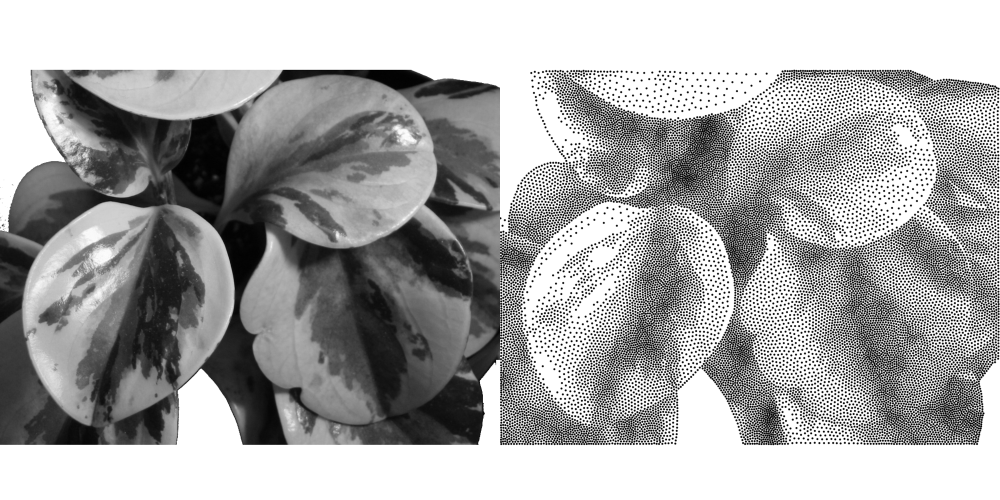
#> input picture Rougier/article/leaves-montage.png, 2000 x 1000 px (shown at 1/2 size); its folder holds only this picture in this run
$ python stippler.py article/leaves-montage.png
#> lines starting #> are read from the running program, lines starting #| are printed output that depends on the picture
#! /usr/bin/env python3
# -----------------------------------------------------------------------------
# Weighted Voronoi Stippler
# Copyright (2017) Nicolas P. Rougier - BSD license
#
# Implementation of:
#   Weighted Voronoi Stippling, Adrian Secord
#   Symposium on Non-Photorealistic Animation and Rendering (NPAR), 2002
# -----------------------------------------------------------------------------
# Some usage examples
#
# stippler.py boots.jpg --save --force --n_point 20000 --n_iter 50
#                       --pointsize 0.5 2.5 --figsize 8 --interactive
# stippler.py plant.png --save --force --n_point 20000 --n_iter 50
#                       --pointsize 0.5 1.5 --figsize 8
# stippler.py gradient.png --save --force --n_point 5000 --n_iter 50
#                          --pointsize 1.0 1.0 --figsize 6
# -----------------------------------------------------------------------------
# usage: stippler.py [-h] [--n_iter n] [--n_point n] [--epsilon n]
#                    [--pointsize min,max) (min,max] [--figsize w,h] [--force]
#                    [--save] [--display] [--interactive]
#                    image filename
#
# Weighted Vororonoi Stippler
#
# positional arguments:
#   image filename        Density image filename
#
# optional arguments:
#   -h, --help            show this help message and exit
#   --n_iter n            Maximum number of iterations
#   --n_point n           Number of points
#   --epsilon n           Early stop criterion
#   --pointsize (min,max) (min,max)
#                         Point mix/max size for final display
#   --figsize w,h         Figure size
#   --force               Force recomputation
#   --save                Save computed points
#   --display             Display final result
#   --interactive         Display intermediate results (slower)
# -----------------------------------------------------------------------------
import tqdm
import voronoi
import os.path
import scipy.ndimage
import numpy as np
import imageio as iio

def normalize(D):
    Vmin, Vmax = D.min(), D.max()
    if Vmax - Vmin > 1e-5:
        D = (D-Vmin)/(Vmax-Vmin)
    else:
        D = np.zeros_like(D)
    return D


def initialization(n, D):
    """
    Return n points distributed over [xmin, xmax] x [ymin, ymax]
    according to (normalized) density distribution.

    with xmin, xmax = 0, density.shape[1]
         ymin, ymax = 0, density.shape[0]

    The algorithm here is a simple rejection sampling.
    """

    samples = []
    while len(samples) < n:
        # X = np.random.randint(0, D.shape[1], 10*n)
        # Y = np.random.randint(0, D.shape[0], 10*n)
        X = np.random.uniform(0, D.shape[1], 10*n)
        Y = np.random.uniform(0, D.shape[0], 10*n)
        P = np.random.uniform(0, 1, 10*n)
        index = 0
        while index < len(X) and len(samples) < n:
            x, y = X[index], Y[index]
            x_, y_ = int(np.floor(x)), int(np.floor(y))
            if P[index] < D[y_, x_]:
                samples.append([x, y])
            index += 1
    return np.array(samples)


if __name__ == '__main__':
    import argparse
    import matplotlib.pyplot as plt
    from matplotlib.animation import FuncAnimation

    default = {
        "n_point": 5000,
        "n_iter": 50,
        "threshold": 255,
        "force": False,
        "save": False,
        "figsize": 6,
        "display": False,
        "interactive": False,
        "pointsize": (1.0, 1.0),
    }

    description = "Weighted Vororonoi Stippler"
    parser = argparse.ArgumentParser(description=description)
    parser.add_argument('filename', metavar='image filename', type=str,
                        help='Density image filename ')
    parser.add_argument('--n_iter', metavar='n', type=int,
                        default=default["n_iter"],
                        help='Maximum number of iterations')
    parser.add_argument('--n_point', metavar='n', type=int,
                        default=default["n_point"],
                        help='Number of points')
    parser.add_argument('--pointsize', metavar='(min,max)', type=float,
                        nargs=2, default=default["pointsize"],
                        help='Point mix/max size for final display')
    parser.add_argument('--figsize', metavar='w,h', type=int,
                        default=default["figsize"],
                        help='Figure size')
    parser.add_argument('--force', action='store_true',
                        default=default["force"],
                        help='Force recomputation')
    parser.add_argument('--threshold', metavar='n', type=int,
                        default=default["threshold"],
                        help='Grey level threshold')
    parser.add_argument('--save', action='store_true',
                        default=default["save"],
                        help='Save computed points')
    parser.add_argument('--display', action='store_true',
                        default=default["display"],
                        help='Display final result')
    parser.add_argument('--interactive', action='store_true',
                        default=default["interactive"],
                        help='Display intermediate results (slower)')
    args = parser.parse_args()

    filename = args.filename
    density = iio.imread(filename, pilmode='L')
#> density is the input picture: shape (1000, 2000); min 0, max 255, mean 247

    # We want (approximately) 500 pixels per voronoi region
    zoom = (args.n_point * 500) / (density.shape[0]*density.shape[1])
#> zoom = 1.25
    zoom = int(round(np.sqrt(zoom)))
#> zoom = 1
    density = scipy.ndimage.zoom(density, zoom, order=0)
    # Apply threshold onto image
    # Any color > threshold will be white
    density = np.minimum(density, args.threshold)

    density = 1.0 - normalize(density)
#> in normalize, `Vmin, Vmax = D.min(), D.max()`: Vmin = 0; Vmax = 255
#> in normalize, `D = (D-Vmin)/(Vmax-Vmin)`:
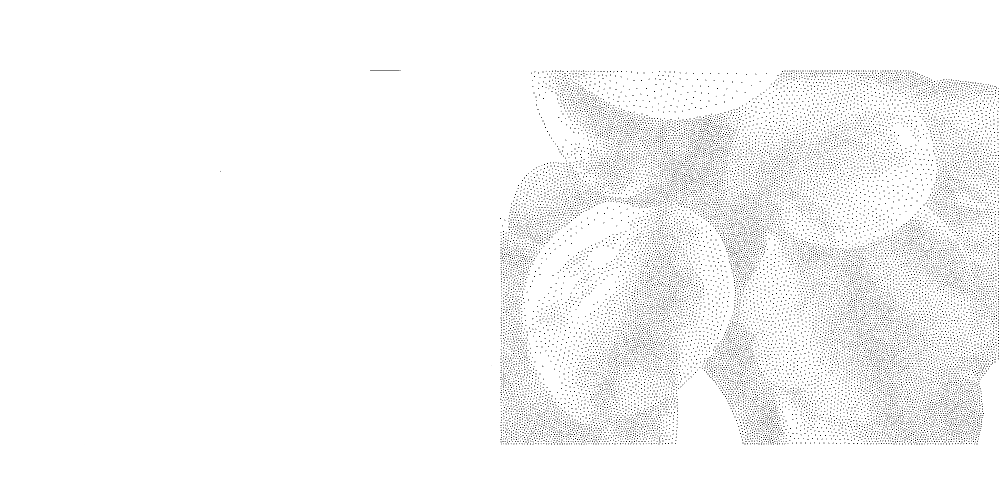
#> D: shape (1000, 2000) float64 (shown at 1/2 size); min 0, max 1, mean 0.968
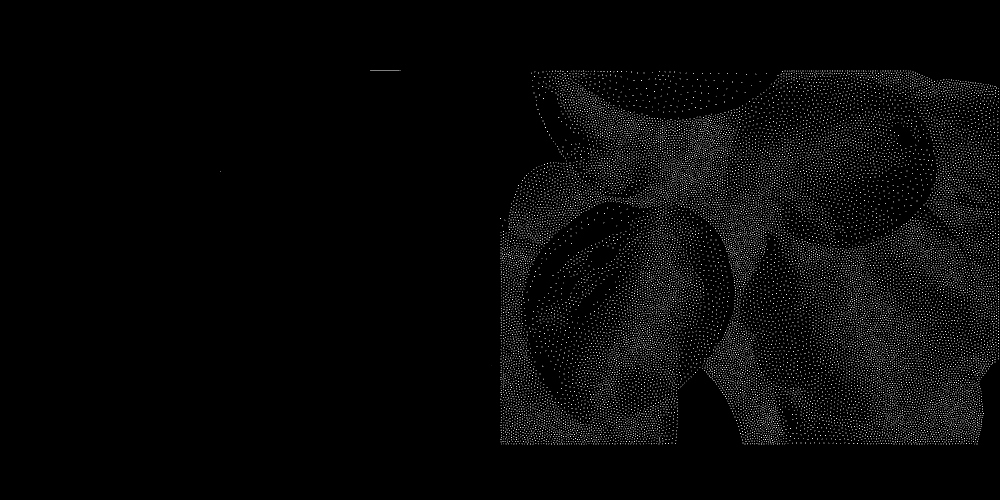
#> density: shape (1000, 2000) float64 (shown at 1/2 size); min 0, max 1, mean 0.0315
    density = density[::-1, :]
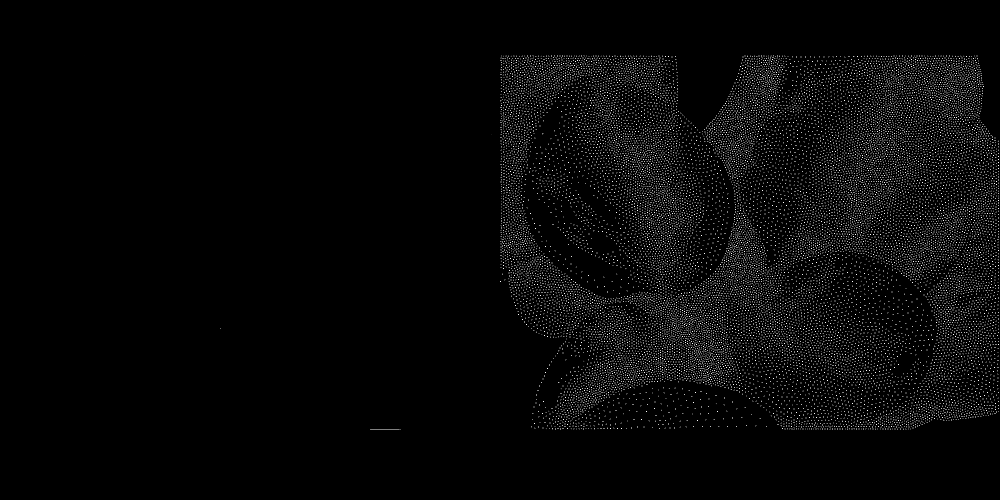
#> density: shape (1000, 2000) float64 (shown at 1/2 size); min 0, max 1, mean 0.0315
    density_P = density.cumsum(axis=1)
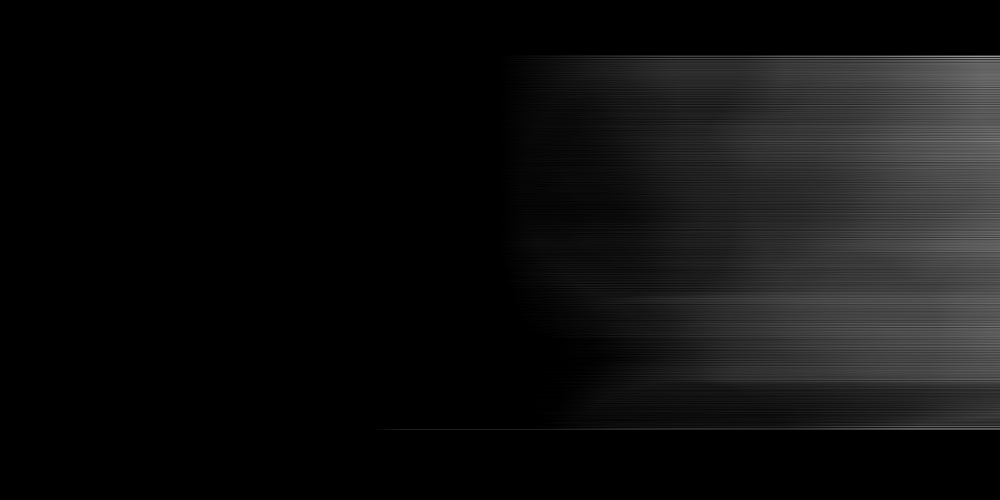
#> density_P: shape (1000, 2000) float64 (shown at 1/2 size); min 0, max 230.3, mean 15
    density_Q = density_P.cumsum(axis=1)
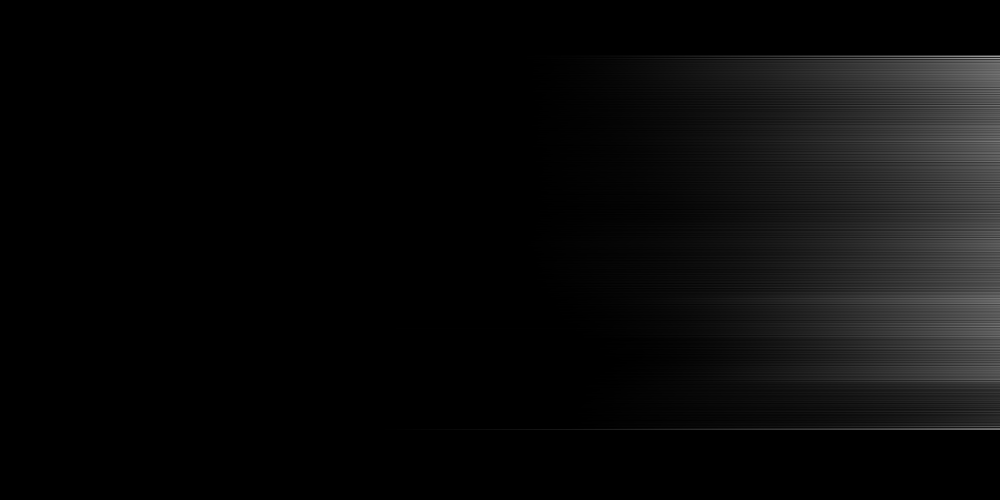
#> density_Q: shape (1000, 2000) float64 (shown at 1/2 size); min 0, max 124520.4, mean 4863.5; drawn with min black and max white

    dirname = os.path.dirname(filename)
    basename = (os.path.basename(filename).split('.'))[0]
    pdf_filename = os.path.join(dirname, basename + "-stipple.pdf")
    png_filename = os.path.join(dirname, basename + "-stipple.png")
    dat_filename = os.path.join(dirname, basename + "-stipple.npy")

    # Initialization
    if not os.path.exists(dat_filename) or args.force:
        points = initialization(args.n_point, density)
#> points = 5000 pairs, first value 744.3 to 1997.9, second value 111.1 to 859.9
        print("Nb points:", args.n_point)
        print("Nb iterations:", args.n_iter)
    else:
        points = np.load(dat_filename)
        print("Nb points:", len(points))
        print("Nb iterations: -")
    print("Density file: %s (resized to %dx%d)" % (
          filename, density.shape[1], density.shape[0]))
#| Density file: article/leaves-montage.png (resized to 2000x1000)
    print("Output file (PDF): %s " % pdf_filename)
    print("            (PNG): %s " % png_filename)
    print("            (DAT): %s " % dat_filename)


    xmin, xmax = 0, density.shape[1]
#> xmin = 0; xmax = 2000
    ymin, ymax = 0, density.shape[0]
#> ymin = 0; ymax = 1000
    bbox = np.array([xmin, xmax, ymin, ymax])
#> bbox = [0, 2000, 0, 1000]
    ratio = (xmax-xmin)/(ymax-ymin)
#> ratio = 2

    # Interactive display
    if args.interactive:

        # Setup figure
        fig = plt.figure(figsize=(args.figsize, args.figsize/ratio),
                         facecolor="white")
        ax = fig.add_axes([0, 0, 1, 1], frameon=False)
        ax.set_xlim([xmin, xmax])
        ax.set_xticks([])
        ax.set_ylim([ymin, ymax])
        ax.set_yticks([])
        scatter = ax.scatter(points[:, 0], points[:, 1], s=1,
                             facecolor="k", edgecolor="None")

        def update(frame):
            global points
            # Recompute weighted centroids
            regions, points = voronoi.centroids(points, density, density_P, density_Q)

            # Update figure
            Pi = points.astype(int)
            X = np.maximum(np.minimum(Pi[:, 0], density.shape[1]-1), 0)
            Y = np.maximum(np.minimum(Pi[:, 1], density.shape[0]-1), 0)
            sizes = (args.pointsize[0] +
                     (args.pointsize[1]-args.pointsize[0])*density[Y, X])
            scatter.set_offsets(points)
            scatter.set_sizes(sizes)
            bar.update()

            # Save result at last frame
            if (frame == args.n_iter-2 and
                      (not os.path.exists(dat_filename) or args.save)):
                np.save(dat_filename, points)
                plt.savefig(pdf_filename)
                plt.savefig(png_filename)

        bar = tqdm.tqdm(total=args.n_iter)
        animation = FuncAnimation(fig, update,
                                  repeat=False, frames=args.n_iter-1)
        plt.show()

    elif not os.path.exists(dat_filename) or args.force:
        for i in tqdm.trange(args.n_iter):
#> (the run stopped early here; a loop or call above may not have finished)

$ run again, on Rougier/data/leafs.jpg
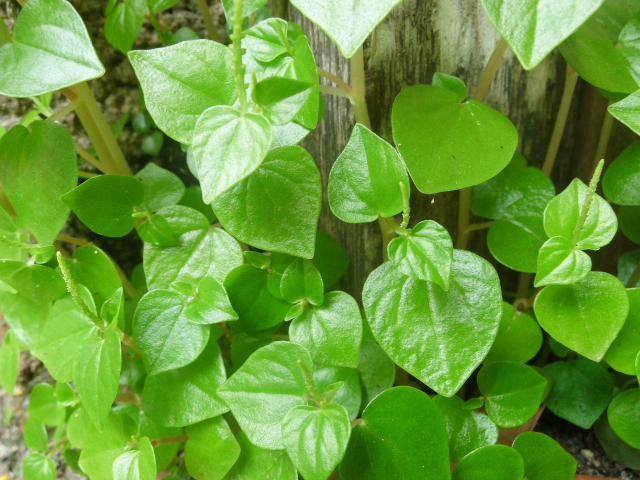
#> input picture Rougier/data/leafs.jpg, 1280 x 960 px (shown at 1/2 size)
#> `density = iio.imread(filename, pilmode='L')`:
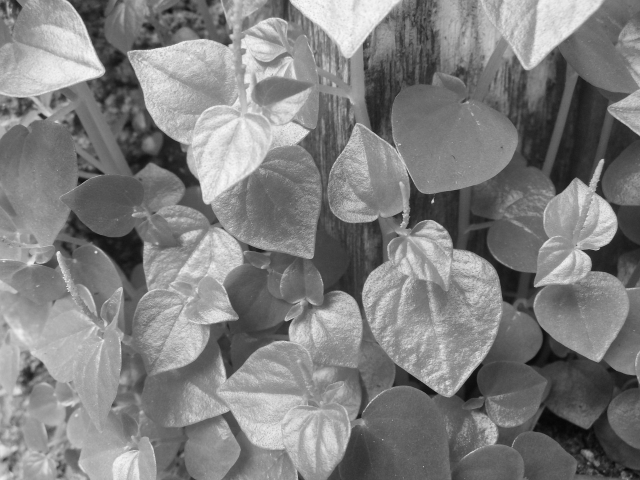
#> density: shape (960, 1280) (shown at 1/2 size); min 4, max 250, mean 127.4
#> Vmin = 4; Vmax = 250
#> `density_Q = density_P.cumsum(axis=1)`:
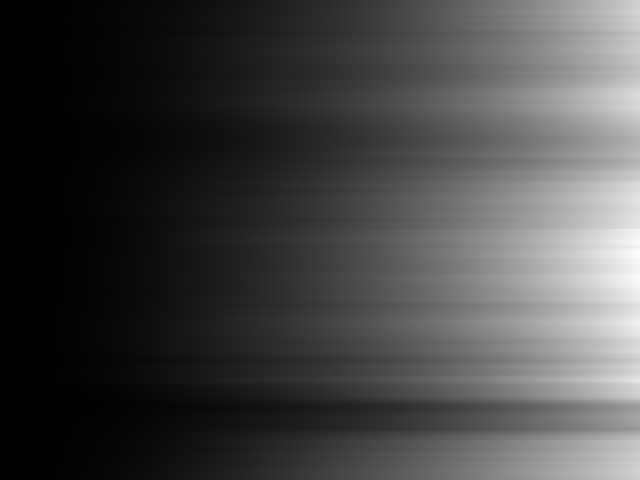
#> density_Q: shape (960, 1280) float64 (shown at 1/2 size); min 0.0528, max 459726.8, mean 124265.4; drawn with min black and max white
#> points = 5000 pairs, first value 0.0943 to 1280, second value 0.618 to 959.9
#| Density file: data/leafs.jpg (resized to 1280x960)

$ run again, on Rougier/data/mountain.jpg
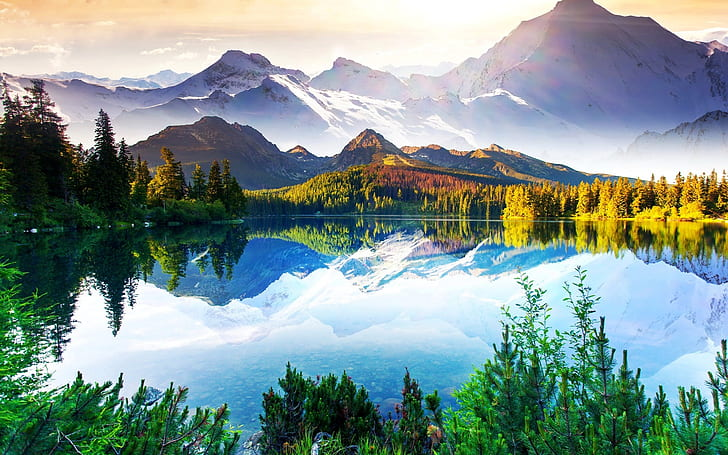
#> input picture Rougier/data/mountain.jpg, 728 x 455 px
#> `density = scipy.ndimage.zoom(density, zoom, order=0)`:
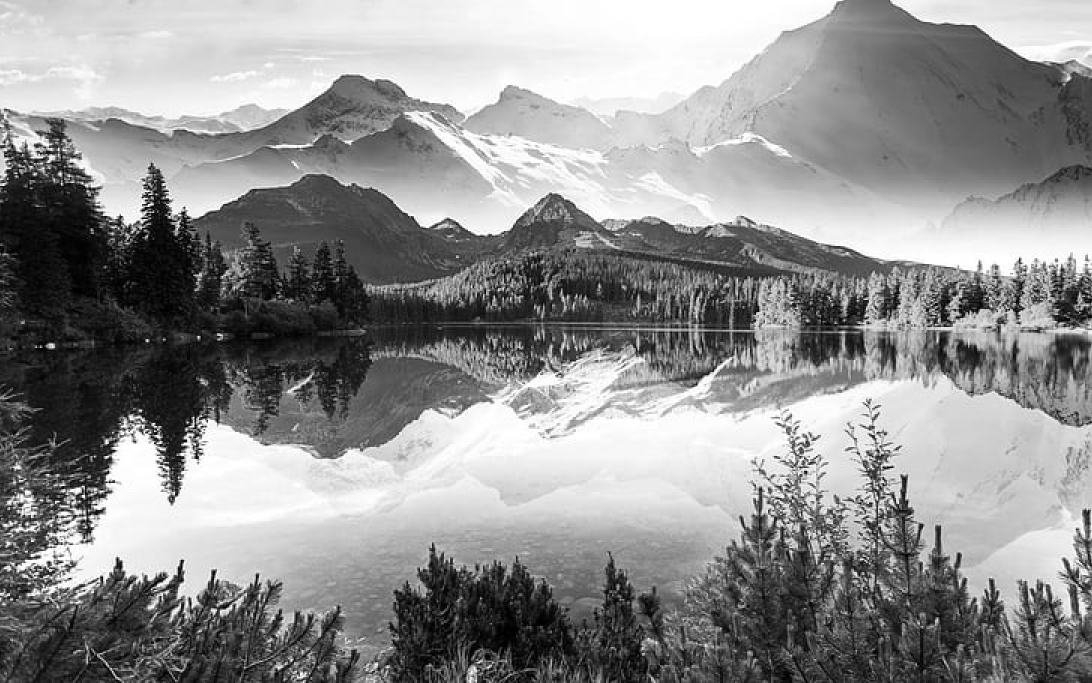
#> density: shape (1365, 2184) (shown at 1/2 size); min 0, max 255, mean 143.1
#> Vmin = 0; Vmax = 255
#> `density_Q = density_P.cumsum(axis=1)`:
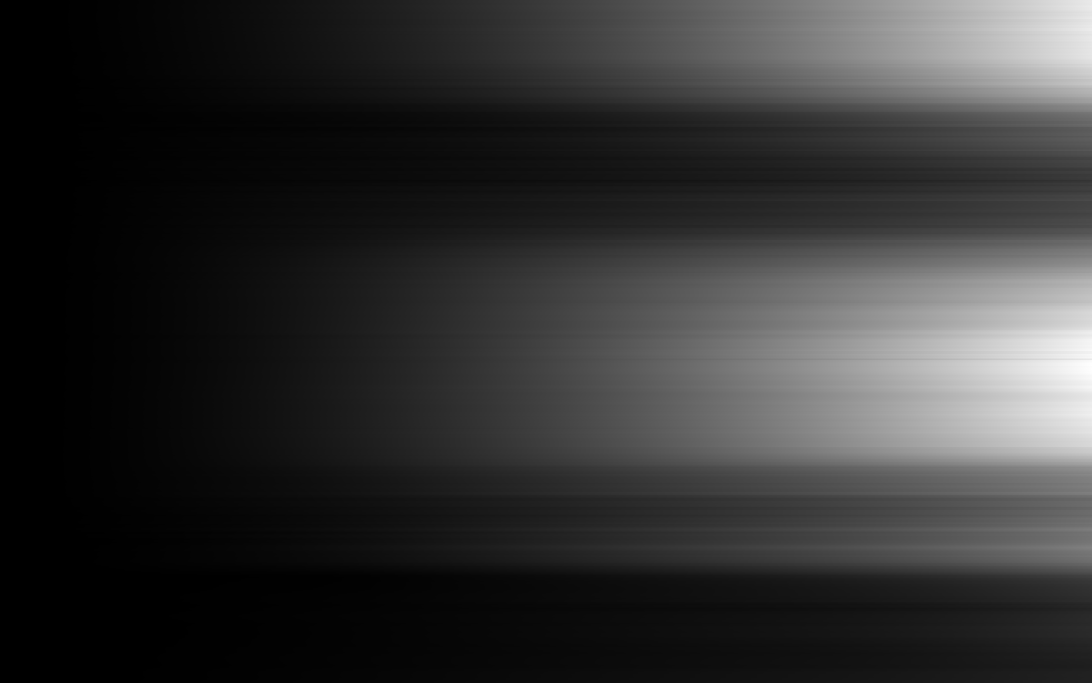
#> density_Q: shape (1365, 2184) float64 (shown at 1/2 size); min 0.0157, max 1977388.2, mean 388839.8; drawn with min black and max white
#> points = 5000 pairs, first value 0.158 to 2183.9, second value 0.269 to 1363.9
#| Density file: data/mountain.jpg (resized to 2184x1365)
